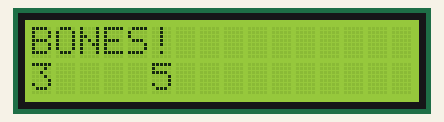
A sketch run on a simulated Arduino Uno, built with avr-gcc and run on an emulated ATmega328P. Parts: 16×2 character LCD. Random numbers use the default seed unless the sketch sets one.

Above: at 0.21 s.
At 4.47 s:
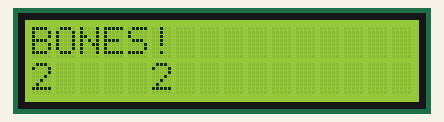
At 9.89 s:
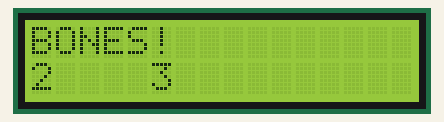
At 19.85 s:
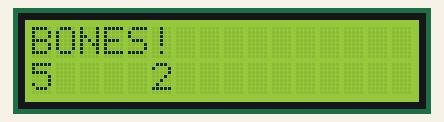
At 29.79 s:
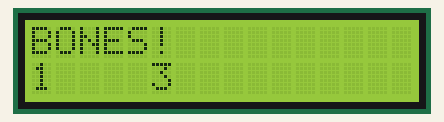
At 39.73 s:
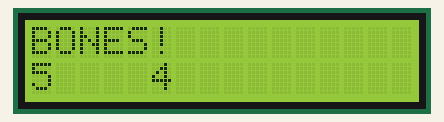

The sketch:

BonesGame.ino
```cpp
/*
 Name:		GameBones.ino
 Created:	05.06.2017 19:06:40
 Author:	m0ln1a
*/

#include "LiquidCrystal.h"
LiquidCrystal lcd(4, 5, 10, 11, 12, 13);

void setup()
{
	lcd.begin(16, 2); // Инициализация экрана
	lcd.print("BONES!");  // Пишем название игры в первой строке
}

void loop()
{
	lcd.setCursor(0, 1);
	lcd.print(random(1, 6));
	lcd.print("    ");
	lcd.print(random(1, 6));
}
```
